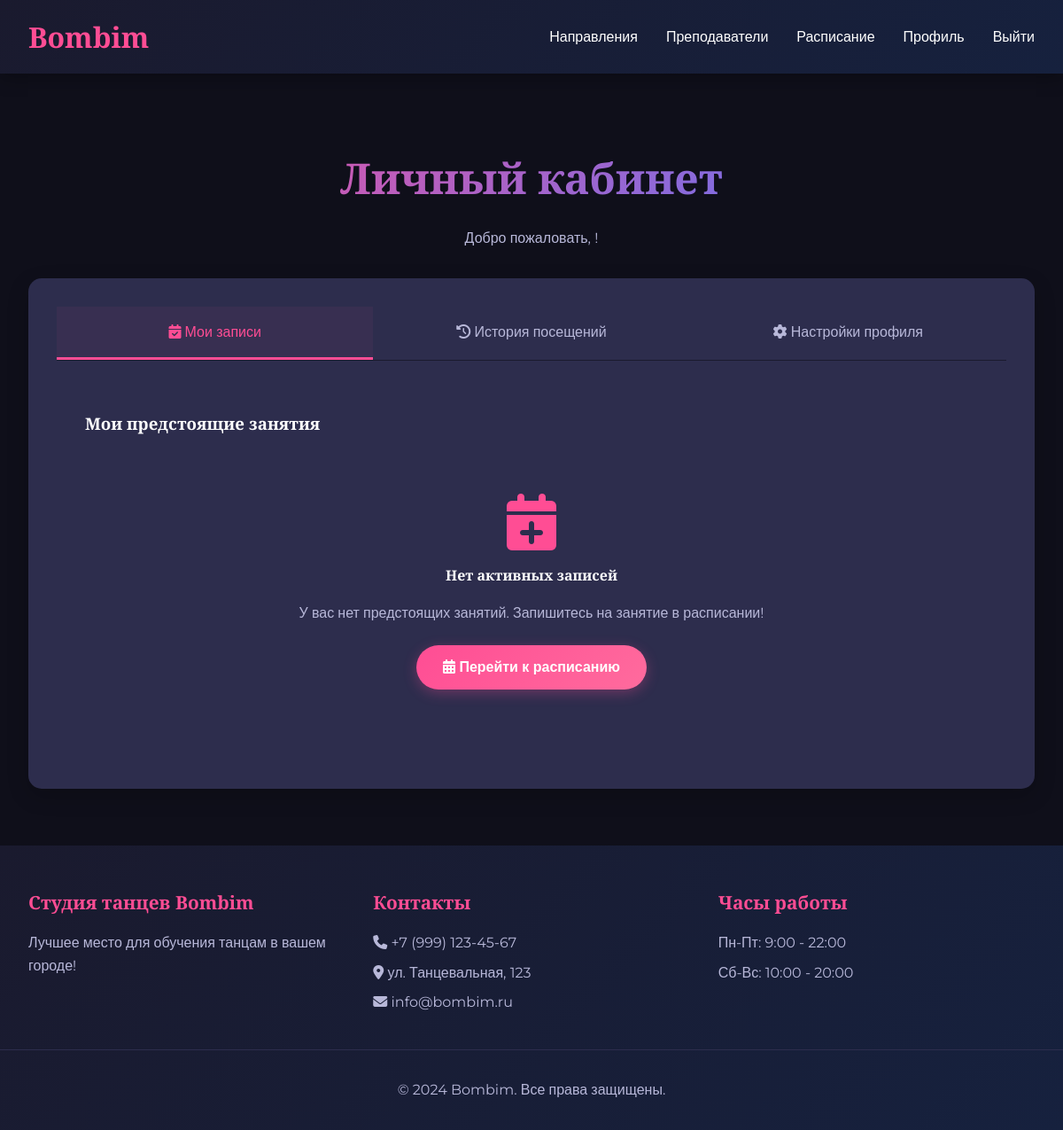
/profile/ (signed in), run on an earlier commit of the app's database.
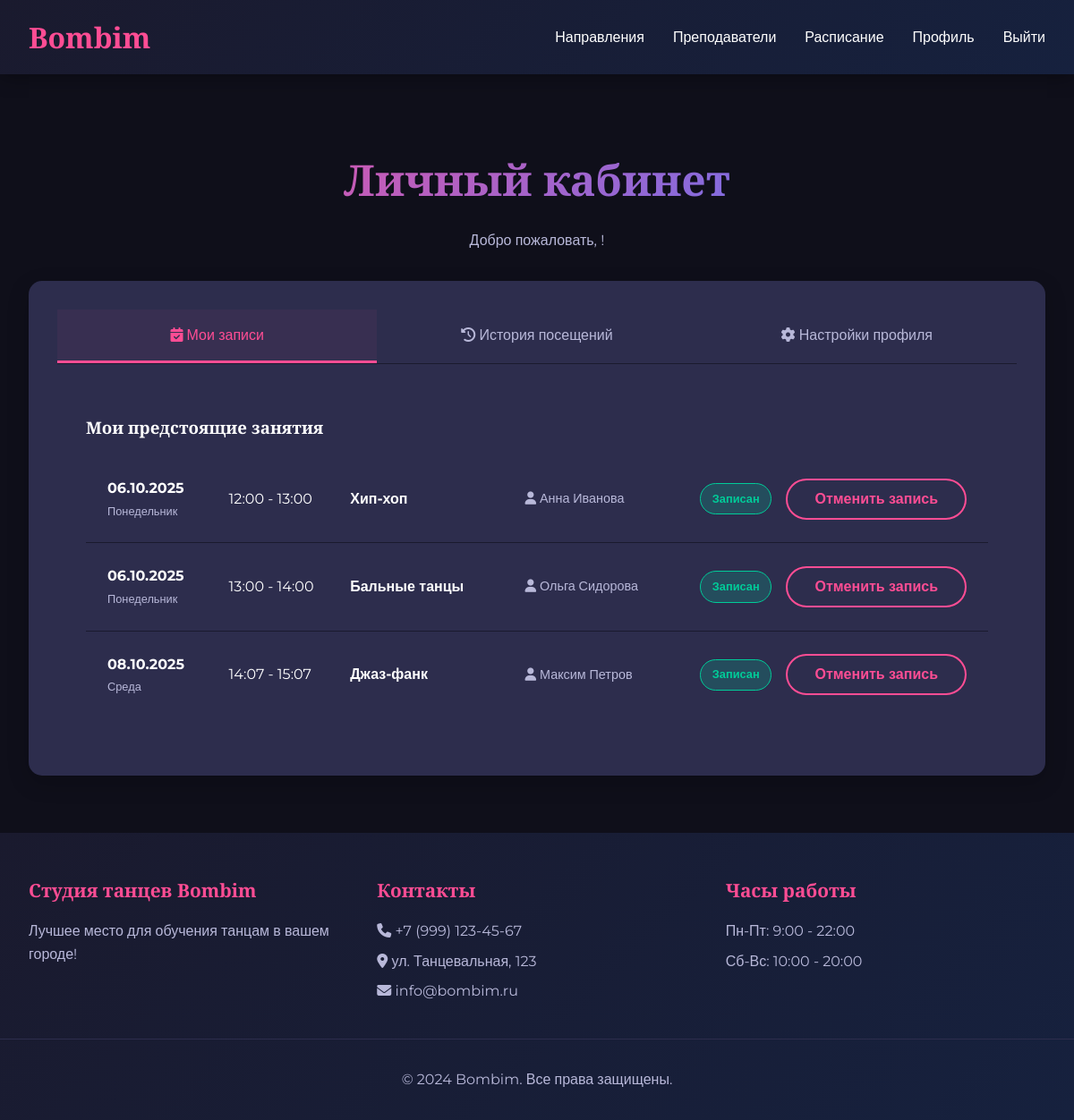
And on a later commit of the database.
### main/models.py (models this page shows, shortened)
class Booking(models.Model):
    STATUS_CHOICES = (
        ('booked', 'Записан'),
        ('attended', 'Посещено'),
        ('missed', 'Не пришел'),
        ('cancelled', 'Отменено'),
    )
    client = models.ForeignKey(User, on_delete=models.CASCADE, related_name='bookings')
    schedule = models.ForeignKey(Schedule, on_delete=models.CASCADE, related_name='bookings')
    booking_date = models.DateTimeField(auto_now_add=True)
    status = models.CharField(max_length=10, choices=STATUS_CHOICES, default='booked')
    class_date = models.DateField(null=True, blank=True, help_text="Фактическая дата занятия")
    class Meta:
        unique_together = ['client', 'schedule']

class Schedule(models.Model):
    DAYS_OF_WEEK = (
        (0, 'Понедельник'),
        (1, 'Вторник'),
        (2, 'Среда'),
        (3, 'Четверг'),
        (4, 'Пятница'),
        (5, 'Суббота'),
        (6, 'Воскресенье'),
    )
    day_of_week = models.IntegerField(choices=DAYS_OF_WEEK)
    start_time = models.TimeField()
    end_time = models.TimeField()
    dance_style = models.ForeignKey(DanceStyle, on_delete=models.CASCADE)
    trainer = models.ForeignKey(Trainer, on_delete=models.CASCADE)
    max_participants = models.PositiveIntegerField(default=10)
    start_date = models.DateField(default=timezone.now, help_text="Дата начала действия расписания")
    end_date = models.DateField(blank=True, null=True, help_text="Дата окончания (если есть)")
    is_recurring = models.BooleanField(default=True, help_text="Повторяющееся занятие")
    is_active = models.BooleanField(default=True, help_text="Активное занятие")
    class Meta:
        ordering = ['day_of_week', 'start_time']
    class Meta:
        ordering = ['day_of_week', 'start_time']

class DanceStyle(models.Model):
    name = models.CharField(max_length=100)
    description = models.TextField()
    image = models.ImageField(upload_to='styles/')

class Trainer(models.Model):
    user = models.OneToOneField(User, on_delete=models.CASCADE, related_name='trainer_profile')
    bio = models.TextField()
    photo = models.ImageField(upload_to='trainers/')
    styles = models.ManyToManyField(DanceStyle, related_name='trainers')

class User(AbstractUser):
    ROLE_CHOICES = (
        ('client', 'Клиент'),
        ('trainer', 'Хореограф'),
        ('admin', 'Администратор'),
    )
    role = models.CharField(max_length=10, choices=ROLE_CHOICES, default='client')
    phone = models.CharField(max_length=20, unique=True)
    birth_date = models.DateField(null=True, blank=True)
    email = models.EmailField(unique=True)
    first_name = models.CharField(max_length=30)
    last_name = models.CharField(max_length=30)

### main/views.py (the view, shortened to what this page needs)
# urls.py: path('profile/', views.profile_view, name='profile'),
@login_required
def profile_view(request):
    if request.user.role != 'client':
        return HttpResponseForbidden()
    tab = request.GET.get('tab', 'bookings')
    active_bookings = Booking.objects.filter(
        client=request.user,
        status='booked',
        class_date__gte=timezone.now().date()  # только будущие занятия
    ).select_related('schedule', 'schedule__dance_style', 'schedule__trainer', 'schedule__trainer__user').order_by(
        'class_date', 'schedule__start_time')
    history_bookings = Booking.objects.filter(
        client=request.user
    ).exclude(status='booked').select_related('schedule', 'schedule__dance_style', 'schedule__trainer',
                                              'schedule__trainer__user').order_by('-booking_date')
    context = {
        'tab': tab,
        'active_bookings': active_bookings,
        'history_bookings': history_bookings
    }
    return render(request, 'main/profile.html', context)

### templates/main/profile.html (shortened to what this page needs)
{% extends 'main/base.html' %}
{% block content %}
<section class="mt-5">
    <h1 class="text-center">Личный кабинет</h1>
    <p class="text-center" style="color: var(--text-secondary); margin-bottom: 2rem;">
        Добро пожаловать, {{ user.first_name }}!
    </p>
    <div class="card">
        <div style="display: flex; border-bottom: 1px solid var(--bg-secondary); flex-wrap: wrap;">
            <a href="?tab=bookings" class="tab-link {% if tab == 'bookings' %}active{% endif %}">
                <i class="fas fa-calendar-check"></i> Мои записи
            </a>
            <a href="?tab=history" class="tab-link {% if tab == 'history' %}active{% endif %}">
                <i class="fas fa-history"></i> История посещений
            </a>
            <a href="?tab=settings" class="tab-link {% if tab == 'settings' %}active{% endif %}">
                <i class="fas fa-cog"></i> Настройки профиля
            </a>
        </div>
        <div class="tab-content">
            {% if tab == 'bookings' %}
            <div class="mt-3">
                <h3>Мои предстоящие занятия</h3>
                {% if active_bookings %}
                <div class="bookings-table">
                    {% for booking in active_bookings %}
                    <div class="booking-item">
                        <div class="booking-date">
                            <strong>{{ booking.class_date|date:"d.m.Y" }}</strong>
                            <div class="day-name">
                                {% if booking.class_date.weekday == 0 %}Понедельник
                                {% elif booking.class_date.weekday == 1 %}Вторник
                                {% elif booking.class_date.weekday == 2 %}Среда
                                {% elif booking.class_date.weekday == 3 %}Четверг
                                {% elif booking.class_date.weekday == 4 %}Пятница
                                {% elif booking.class_date.weekday == 5 %}Суббота
                                {% elif booking.class_date.weekday == 6 %}Воскресенье
                                {% endif %}
                            </div>
                        </div>
                        <div class="booking-time">
                            {{ booking.schedule.start_time }} - {{ booking.schedule.end_time }}
                        </div>
                        <div class="booking-style">
                            <strong>{{ booking.schedule.dance_style.name }}</strong>
                        </div>
                        <div class="booking-trainer">
                            <i class="fas fa-user"></i> {{ booking.schedule.trainer.user.get_full_name }}
                        </div>
                        <div class="booking-status">
                            <span class="status-badge booked">Записан</span>
                        </div>
                        <div class="booking-actions">
                            <button class="btn btn-outline"
                                    onclick="cancelBooking({{ booking.id }}, this)">
                                Отменить запись
                            </button>
                        </div>
                    </div>
                    {% endfor %}
                </div>
                {% else %}
                <div class="text-center" style="padding: 3rem;">
                    <i class="fas fa-calendar-plus fa-4x" style="color: var(--accent-primary); margin-bottom: 1rem;"></i>
                    <h4>Нет активных записей</h4>
                    <p style="color: var(--text-secondary); margin-bottom: 1.5rem;">
                        У вас нет предстоящих занятий. Запишитесь на занятие в расписании!
                    </p>
                    <a href="{% url 'schedule' %}" class="btn btn-primary">
                        <i class="fas fa-calendar-alt"></i> Перейти к расписанию
                    </a>
                </div>
                {% endif %}
            </div>
            {% endif %}
        </div>
    </div>
</section>
{% endblock %}

### templates/main/base.html (shortened to what this page needs)
<!DOCTYPE html>
<html lang="ru">
<head>
    <link rel="stylesheet" href="https://cdnjs.cloudflare.com/ajax/libs/font-awesome/6.4.0/css/all.min.css">
    {% load static %}
</head>
<body>
    <nav class="navbar">
        <div class="nav-container">
            <a href="{% url 'home' %}" class="logo">Bombim</a>
            <ul class="nav-links">
                <li><a href="{% url 'styles' %}">Направления</a></li>
                <li><a href="{% url 'trainers' %}">Преподаватели</a></li>
                <li><a href="{% url 'schedule' %}">Расписание</a></li>
                {% if user.is_authenticated %}
                    <li><a href="{% url 'profile' %}">Профиль</a></li>
                    <li><a href="{% url 'logout' %}">Выйти</a></li>
                {% else %}
                    <li><a href="{% url 'login' %}">Войти</a></li>
                    <li><a href="{% url 'signup' %}">Регистрация</a></li>
                {% endif %}
            </ul>
        </div>
    </nav>
    <main>
        <div class="container">
            {% block content %}
            {% endblock %}
        </div>
    </main>
    <footer>
        <div class="footer-content">
            <div class="footer-section">
                <h3>Студия танцев Bombim</h3>
                <p>Лучшее место для обучения танцам в вашем городе!</p>
            </div>
            <div class="footer-section">
                <h3>Контакты</h3>
                <p><i class="fas fa-phone"></i> +7 (999) 123-45-67</p>
                <p><i class="fas fa-map-marker-alt"></i> ул. Танцевальная, 123</p>
                <p><i class="fas fa-envelope"></i> info@bombim.ru</p>
            </div>
            <div class="footer-section">
                <h3>Часы работы</h3>
                <p>Пн-Пт: 9:00 - 22:00</p>
                <p>Сб-Вс: 10:00 - 20:00</p>
            </div>
        </div>
        <div class="copyright">
            <p>&copy; 2024 Bombim. Все права защищены.</p>
        </div>
    </footer>
</body>
</html>

### templates/main/base.html (style rules this page uses)
:root { --bg-primary: #0f0f1a; --bg-secondary: #1a1a2e; --bg-card: #2d2d4d; --accent-primary: #ff4d94; --accent-secondary: #4d79ff; --text-primary: #ffffff; --text-secondary: #b8b8d9; --success: #00cc99; --warning: #ffcc00; --danger: #ff4d4d; }
* { margin: 0; padding: 0; box-sizing: border-box; }
body { font-family: 'Montserrat', sans-serif; background: var(--bg-primary); color: var(--text-primary); line-height: 1.6; min-height: 100vh; display: flex; flex-direction: column; }
.navbar { background: linear-gradient(135deg, var(--bg-secondary) 0%, #16213e 100%); padding: 1rem 0; box-shadow: 0 4px 20px rgba(0, 0, 0, 0.3); position: sticky; top: 0; z-index: 1000; }
.nav-container { max-width: 1200px; margin: 0 auto; padding: 0 2rem; display: flex; justify-content: space-between; align-items: center; }
.logo { font-family: 'Playfair Display', serif; font-size: 2rem; font-weight: 600; color: var(--accent-primary); text-decoration: none; }
.nav-links { display: flex; gap: 2rem; list-style: none; }
.nav-links a { color: var(--text-primary); text-decoration: none; font-weight: 500; transition: color 0.3s ease; position: relative; }
.nav-links a::after { content: ''; position: absolute; bottom: -5px; left: 0; width: 0; height: 2px; background: var(--accent-primary); transition: width 0.3s ease; }
main { flex: 1; padding: 2rem 0; }
.container { max-width: 1200px; margin: 0 auto; padding: 0 2rem; }
footer { background: linear-gradient(135deg, var(--bg-secondary) 0%, #16213e 100%); padding: 3rem 0 2rem; margin-top: auto; }
.footer-content { display: grid; grid-template-columns: repeat(auto-fit, minmax(300px, 1fr)); gap: 2rem; max-width: 1200px; margin: 0 auto; padding: 0 2rem; }
.footer-section h3 { color: var(--accent-primary); margin-bottom: 1rem; font-size: 1.3rem; }
.footer-section p { color: var(--text-secondary); margin-bottom: 0.5rem; }
.copyright { text-align: center; padding-top: 2rem; color: var(--text-secondary); border-top: 1px solid var(--bg-card); margin-top: 2rem; }
.btn { display: inline-block; padding: 12px 30px; border: none; border-radius: 50px; text-decoration: none; font-weight: 600; text-align: center; transition: all 0.3s ease; cursor: pointer; font-size: 1rem; }
.btn-outline { background: transparent; border: 2px solid var(--accent-primary); color: var(--accent-primary); }
.card { background: var(--bg-card); border-radius: 15px; padding: 2rem; margin-bottom: 2rem; box-shadow: 0 8px 25px rgba(0, 0, 0, 0.2); transition: transform 0.3s ease, box-shadow 0.3s ease; }
h1, h2, h3, h4, h5, h6 { font-family: 'Playfair Display', serif; color: var(--text-primary); margin-bottom: 1rem; }
h1 { font-size: 3rem; background: linear-gradient(135deg, var(--accent-primary) 0%, var(--accent-secondary) 100%); -webkit-background-clip: text; -webkit-text-fill-color: transparent; text-align: center; }
.text-center { text-align: center; }
.mt-3 { margin-top: 1.5rem; }
.mt-5 { margin-top: 3rem; }

### templates/main/profile.html (style rules this page uses)
.tab-link { padding: 1rem 1.5rem; text-decoration: none; color: var(--text-secondary); border-bottom: 3px solid transparent; transition: all 0.3s ease; flex: 1; text-align: center; min-width: 120px; }
.tab-link.active { color: var(--accent-primary); border-bottom-color: var(--accent-primary); background: rgba(255, 77, 148, 0.05); }
.tab-content { padding: 2rem; }
.bookings-table { margin-top: 1rem; }
.booking-item { display: grid; grid-template-columns: 1fr 1fr 1.5fr 1.5fr auto auto; gap: 1rem; padding: 1.5rem; border-bottom: 1px solid var(--bg-secondary); align-items: center; transition: all 0.3s ease; }
.booking-item:last-child { border-bottom: none; }
.booking-date { display: flex; flex-direction: column; }
.booking-date .day-name { font-size: 0.8rem; color: var(--text-secondary); margin-top: 0.2rem; }
.booking-style { color: var(--text-primary); }
.booking-trainer { color: var(--text-secondary); font-size: 0.9rem; }
.status-badge { padding: 0.4rem 0.8rem; border-radius: 20px; font-size: 0.8rem; font-weight: 600; text-align: center; display: inline-block; }
.status-badge.booked { background: rgba(0, 204, 153, 0.2); color: var(--success); border: 1px solid var(--success); }

What changed in the data, as far as the page shows it:
added Booking: class_date "06.10.2025", shows "Понедельник", schedule.start_time "12:00", schedule.end_time "13:00", schedule.dance_style.name "Хип-хоп", schedule.trainer.user.get_full_name "Анна Иванова"
added Booking: class_date "06.10.2025", shows "Понедельник", schedule.start_time "13:00", schedule.end_time "14:00", schedule.dance_style.name "Бальные танцы", schedule.trainer.user.get_full_name "Ольга Сидорова"
added Booking: class_date "08.10.2025", shows "Среда", schedule.start_time "14:07", schedule.end_time "15:07", schedule.dance_style.name "Джаз-фанк", schedule.trainer.user.get_full_name "Максим Петров"
Also different on the page:
text no longer shown: "Нет активных записей У вас нет предстоящих занятий. Запишитесь на занятие в расписании! Перейти к расписанию"
